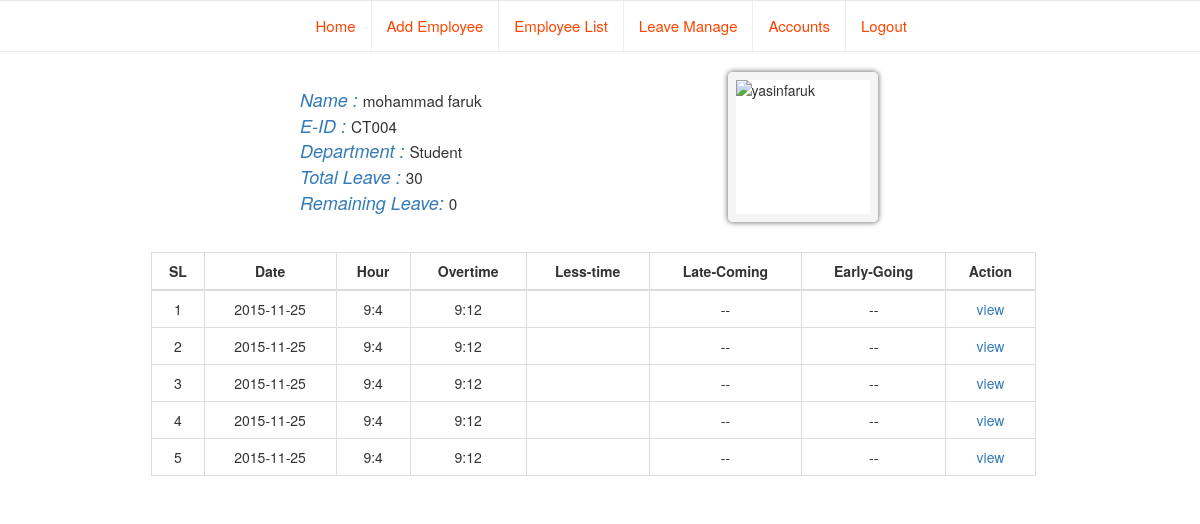
The page /single_employee_data.php?e_id=CT004 on the database its author committed.
### tables this page shows
CREATE TABLE IF NOT EXISTS `add_employee` (
`id` int(11) NOT NULL,
  `role_employee` varchar(20) NOT NULL,
  `e_id` varchar(10) NOT NULL,
  `name` varchar(20) NOT NULL,
  `age` varchar(3) NOT NULL,
  `department` varchar(10) NOT NULL,
  `salary` varchar(5) NOT NULL,
  `image` varchar(20) NOT NULL,
  `total_leave` int(3) NOT NULL,
  `email` varchar(20) NOT NULL,
  `password` varchar(20) NOT NULL
);

CREATE TABLE IF NOT EXISTS `working_hour` (
`id` int(11) NOT NULL,
  `e_id` varchar(10) NOT NULL,
  `date_value` date NOT NULL,
  `total_hour` int(3) NOT NULL
);

CREATE TABLE IF NOT EXISTS `employee_time_in` (
`id` int(11) NOT NULL,
  `e_id` varchar(10) NOT NULL,
  `date_value` date NOT NULL,
  `time_in` varchar(15) NOT NULL,
  `time_out` varchar(15) NOT NULL,
  `late_coming` varchar(200) NOT NULL,
  `early_going` varchar(200) NOT NULL
);

### single_employee_data.php (the view, shortened to what this page needs)
<?php
include('navbar.php');
include('pdo.php');
include('database.php');
$dbconnection = $connection_object->connection('localhost', $dbusername, $dbpassword, $dbname);
$em_id = $_GET['e_id'];
$view = "SELECT * FROM add_employee, employee_time_in, working_hour WHERE add_employee.e_id='$em_id' AND employee_time_in.e_id='$em_id' AND working_hour.e_id='$em_id'";
$data = $dbconnection->query($view);
$row = $data->fetch(PDO::FETCH_ASSOC);
?>
<!doctype html>
<html lang="en">
    <head>
        <link rel="stylesheet" href="css/bootstrap.min.css">
        <link rel="stylesheet" href="css/jquery-ui.structure.min.css">
        <link rel="stylesheet" href="css/jquery-ui.theme.min.css">
        <link rel="stylesheet" href="css/jquery-ui.css">
    </head>
    <body>
        <div class="row">
                <div class="col-md-7 col-md-offset-2 employee_part">
                    <div class="col-md-6">
                        <div class="employee_info">
                            <span><em class="text-primary">Name : </em><small><?php echo $row['name'] ?></small></span><br>
                            <span><em class="text-primary">E-ID : </em><small><?php echo $row['e_id'] ?></small></span><br>
                            <span><em class="text-primary">Department : </em><small><?php echo $row['department'] ?></small></span><br>
                            <span><em class="text-primary">Total Leave : </em><small><?php echo 30; ?></small></span><br>
                            <span><em class="text-primary">Remaining Leave: </em><small><?php echo $row['total_leave']; ?></small></span><br>
                        </div>
                    </div>
                    <div class="col-md-6">
                        <img src="https://goo.gl/KDsthX" class="employee-image pull-right" alt="yasinfaruk">
                    </div>
                </div>
                <div class="col-md-11 info-table">
                    <div class="col-md-10 col-md-offset-1">
                        <table class="table table-bordered table-hover">
                            <thead class="text-center">
                                <tr>
                                    <th class="text-center">SL</th>
                                    <th class="text-center">Date</th>
                                    <th class="text-center">Hour</th>
                                    <th class="text-center">Overtime</th>
                                    <th class="text-center">Less-time</th>
                                    <th class="text-center">Late-Coming</th>
                                    <th class="text-center">Early-Going</th>
                                    <th class="text-center">Action</th>
                                </tr>
                            </thead>
                            <tbody>
                            <?php
                                 $i = 0;
                                 while ($row = $data->fetch(PDO::FETCH_ASSOC)) {
                                     ++$i;
                             ?>
                                <tr class="text-center">
                                    <td><?php echo $i; ?></td>
                                    <td><?php echo $row['date_value'] ?></td>
                                    <td><?php echo $row['time_in'] ?></td>
                                    <td><?php echo $row['time_out'] ?></td>
                                    <td><?php echo $row['reason'] ?></td>
                                    <td>
                                        <?php
                                        echo "--";
                                        ?>
                                    </td>
                                    <td>
                                        <?php
                                        echo "--";
                                        ?>
                                    </td>
                                    <td><a href="">view</a></td>
                                </tr>
                                <?php } ?>
                        </tbody>
                    </table>
                </div>
            </div>
        </div>
    </body>
</html>

### single_employee_data.php (style rules this page uses)
.employee-image { border: 8px solid whitesmoke; border-radius: 5px; box-shadow: 0px 0px 5px 1px grey; width: 150px; height: 150px; }
.employee_part { margin-bottom: 30px; }
.employee_info { font-size: 18px; padding: 15px 0px 0px 80px; }
.info-table { margin-left: 45px; }

### rows shown on the page
add_employee: name "mohammad faruk", department "Student", total_leave "0", working_hour.date_value "2015-11-25", employee_time_in.time_in "9:4", employee_time_in.time_out "9:12"
working_hour: e "CT004"
